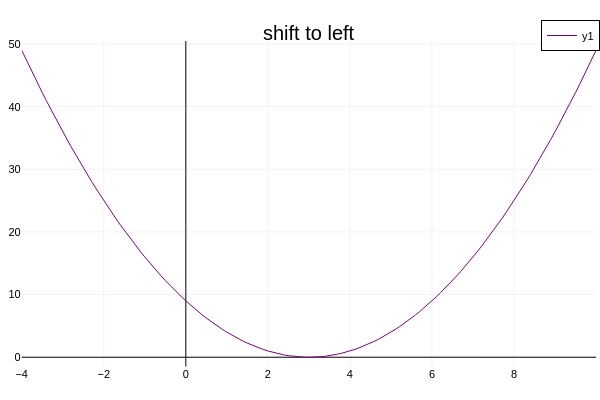

Notebook source saved alongside this figure:
### Code cell
@syms x
# let c > 0
c = 3
f = (x - c)^2

#fix plot code
hh = c
margin = 2c + 1 
x_left  = hh - margin
x_right = hh + margin
x_domain = x_left:0.1:x_right

plot(x_domain,f, title="shift to right" , color=:purple, framestyle=:zerolines,
 xlims = (x_left, x_right))

### Figure 1 — Plotly figure (JSON) as saved in the notebook; plotly's stock layout.template omitted (floating-point values rounded to 4 significant figures; data arrays with more than 128 entries replaced by an {"elided": "..."} marker saying what was removed)
{"data": [{"colorbar": {"len": 0.9039, "title": "", "x": 0.9934, "y": 0.4896}, "legendgroup": "y1", "line": {"color": "rgba(128, 0, 128, 1.000)", "dash": "solid", "shape": "linear", "width": 1}, "mode": "lines", "name": "y1", "showlegend": true, "type": "scatter", "x": {"elided": "141 float values"}, "xaxis": "x", "y": {"elided": "141 float values"}, "yaxis": "y"}], "layout": {"annotations": [{"font": {"color": "rgba(0, 0, 0, 1.000)", "family": "sans-serif", "size": 20}, "rotation": 0, "showarrow": false, "text": "shift to left", "x": 0.5148, "xanchor": "center", "xref": "paper", "y": 1, "yanchor": "top", "yref": "paper"}], "height": 400, "legend": {"bgcolor": "rgba(255, 255, 255, 1.000)", "bordercolor": "rgba(0, 0, 0, 1.000)", "borderwidth": 1, "font": {"color": "rgba(0, 0, 0, 1.000)", "family": "sans-serif", "size": 11}, "title": {"font": {"color": "rgba(0, 0, 0, 1.000)", "family": "sans-serif", "size": 15}, "text": ""}, "tracegroupgap": 0, "traceorder": "normal", "x": 1, "xanchor": "auto", "y": 1, "yanchor": "auto"}, "margin": {"b": 20, "l": 0, "r": 0, "t": 20}, "paper_bgcolor": "rgba(255, 255, 255, 1.000)", "plot_bgcolor": "rgba(255, 255, 255, 1.000)", "showlegend": true, "width": 600, "xaxis": {"anchor": "y", "domain": [0.03619, 0.9934], "gridcolor": "rgba(0, 0, 0, 0.100)", "gridwidth": 0.5, "linecolor": "rgba(0, 0, 0, 1.000)", "mirror": false, "range": [-4, 10], "showgrid": true, "showline": false, "showticklabels": true, "tickangle": 0, "tickcolor": "rgba(0, 0, 0, 0.000)", "tickfont": {"color": "rgba(0, 0, 0, 1.000)", "family": "sans-serif", "size": 11}, "tickmode": "array", "ticks": "inside", "ticktext": ["−4", "−2", "0", "2", "4", "6", "8", "10"], "tickvals": [-4, -2, 0, 2, 4, 6, 8, 10], "title": "", "titlefont": {"color": "rgba(0, 0, 0, 1.000)", "family": "sans-serif", "size": 15}, "type": "-", "visible": true, "zeroline": true, "zerolinecolor": "rgba(0, 0, 0, 1.000)"}, "yaxis": {"anchor": "x", "domain": [0.03762, 0.9415], "gridcolor": "rgba(0, 0, 0, 0.100)", "gridwidth": 0.5, "linecolor": "rgba(0, 0, 0, 1.000)", "mirror": false, "range": [-1.47, 50.47], "showgrid": true, "showline": false, "showticklabels": true, "tickangle": 0, "tickcolor": "rgba(0, 0, 0, 0.000)", "tickfont": {"color": "rgba(0, 0, 0, 1.000)", "family": "sans-serif", "size": 11}, "tickmode": "array", "ticks": "inside", "ticktext": ["0", "10", "20", "30", "40", "50"], "tickvals": [0, 10, 20, 30, 40, 50], "title": "", "titlefont": {"color": "rgba(0, 0, 0, 1.000)", "family": "sans-serif", "size": 15}, "type": "-", "visible": true, "zeroline": true, "zerolinecolor": "rgba(0, 0, 0, 1.000)"}}}
